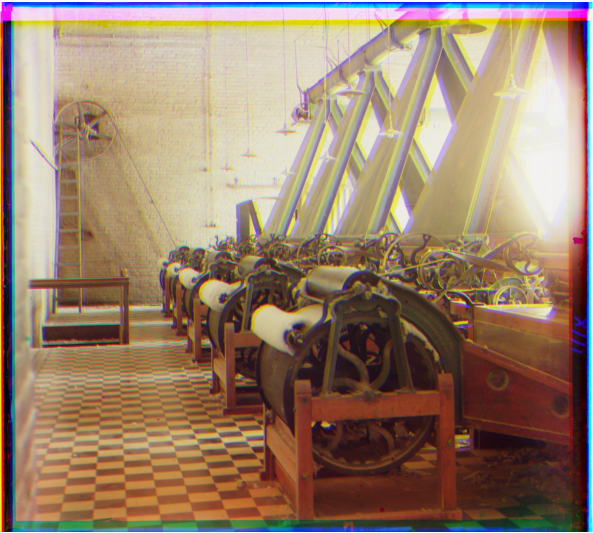
#> input picture project1/images/extra_factory.png, 593 x 533 px, given in place of extra_factory.tiff, which was not available
$ python main.py
#> lines starting #> are read from the running program, lines starting #| are printed output that depends on the picture; pictures that were not available may be replaced by others from this repository, and a replacement may not be noted
import numpy as np
from skimage import io, img_as_float, exposure
import matplotlib.pyplot as plt

# -------------------------------------------------
# Function: align one channel to a reference channel using SSD
def align(channel, ref, max_shift=15):
    """
    Align `channel` to `ref` by searching over [-max_shift, max_shift] pixels in x and y.
    Uses SSD (sum of squared differences).
    """
    best_displacement = (0, 0)
    min_error = np.inf
    crop = 15  # avoid borders
    h, w = ref.shape

    # [for gradient based alignment] compute edges instead of using raw intensities
    # ref_edges = sobel(ref)
    # chan_edges = sobel(channel)

    for dx in range(-max_shift, max_shift+1):
        for dy in range(-max_shift, max_shift+1):
            shifted = np.roll(np.roll(channel, dx, axis=0), dy, axis=1)

            # compute SSD error using intensities
            error = np.sum((ref[crop:h-crop, crop:w-crop] - shifted[crop:h-crop, crop:w-crop])**2)

            # [for gradient based alignment] compute SSD error using edges
            # error = np.sum((ref_edges[crop:h-crop, crop:w-crop] -shifted[crop:h-crop, crop:w-crop])**2)

            if error < min_error:
                min_error = error
                best_displacement = (dx, dy)

    # apply best displacement
    dx, dy = best_displacement
    aligned = np.roll(np.roll(channel, dx, axis=0), dy, axis=1)

    return aligned, best_displacement

# -------------------------------------------------
# Function: make image pyramid
def align_pyramid(channel, ref, max_shift=15, levels=3):
    if levels == 0 or min(channel.shape) < 50:
        return align(channel, ref, max_shift)

    # downsample (by factor of 2, take every 2 pixels)
    channel_small = channel[::2, ::2]
    ref_small = ref[::2, ::2]

    # recursive alignment
    _, offset_small = align_pyramid(channel_small, ref_small, max_shift, levels-1)

    # scale offset to current resolution
    dx, dy = offset_small
    dx *= 2
    dy *= 2

    # refine locally around predicted shift
    search_range = 3
    best_offset = (dx, dy)
    min_error = np.inf
    h, w = ref.shape
    crop = 15

    for delta_x in range(-search_range, search_range+1):
        for delta_y in range(-search_range, search_range+1):
            total_dx = dx + delta_x
            total_dy = dy + delta_y
            shifted = np.roll(np.roll(channel, total_dx, axis=0), total_dy, axis=1)
            error = np.sum((ref[crop:h-crop, crop:w-crop] - shifted[crop:h-crop, crop:w-crop])**2)

            if error < min_error:
                min_error = error
                best_offset = (total_dx, total_dy)

    final_aligned = np.roll(np.roll(channel, best_offset[0], axis=0),
                            best_offset[1], axis=1)

    return final_aligned, best_offset

# -------------------------------------------------
# Main
imname = 'raw_data/extra_factory.tiff'
im = img_as_float(io.imread(imname))

# split stacked channels (top to bottom: B, G, R)
height = im.shape[0] // 3
#> height = 177
b = im[:height, :]
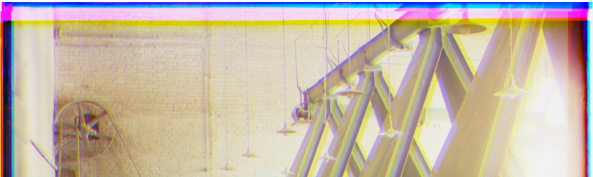
#> b: shape (177, 593, 4) float64; mean R, G, B, A 0.776, 0.724, 0.652, 1
g = im[height:2*height, :]
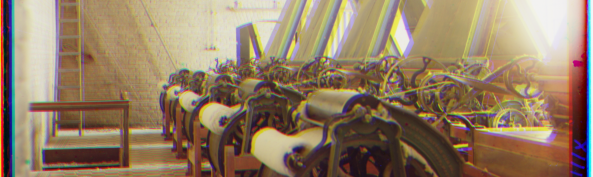
#> g: shape (177, 593, 4) float64; mean R, G, B, A 0.579, 0.493, 0.395, 1
r = im[2*height:3*height, :]
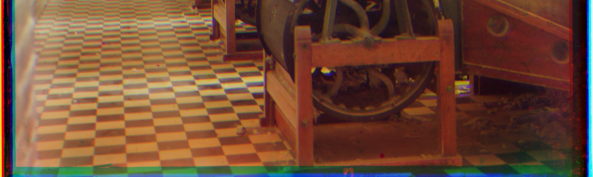
#> r: shape (177, 593, 4) float64; mean R, G, B, A 0.443, 0.295, 0.213, 1

# align channels to blue
if imname.lower().endswith(('.tif', '.tiff')):
    g_aligned, g_disp = align_pyramid(g, b, max_shift=30, levels=3)
#> (the run stopped early here; a loop or call above may not have finished)

$ run again, with project1/images/contrast_church.png copied over project1/images/extra_factory.png
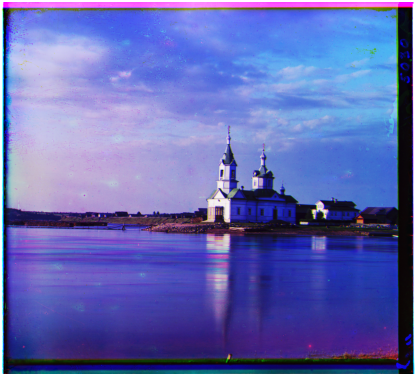
#> input picture project1/images/contrast_church.png, 416 x 376 px, given in place of extra_factory.tiff, which was not available
#> `g = im[height:2*height, :]`:
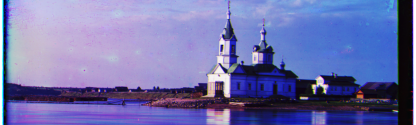
#> g: shape (125, 416, 4) float64; mean R, G, B, A 0.442, 0.446, 0.673, 1
#> `r = im[2*height:3*height, :]`:
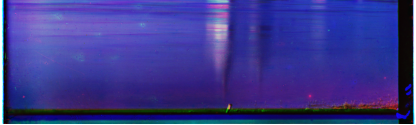
#> r: shape (125, 416, 4) float64; mean R, G, B, A 0.235, 0.222, 0.559, 1

$ run again, with project1/images/contrast_lugano.png copied over project1/images/extra_factory.png
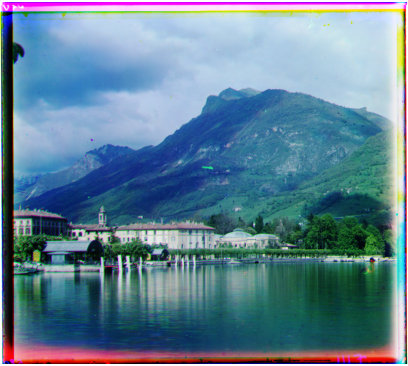
#> input picture project1/images/contrast_lugano.png, 408 x 366 px, given in place of extra_factory.tiff, which was not available
#> `g = im[height:2*height, :]`:
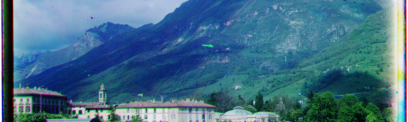
#> g: shape (122, 408, 4) float64; mean R, G, B, A 0.266, 0.436, 0.531, 1
#> `r = im[2*height:3*height, :]`:
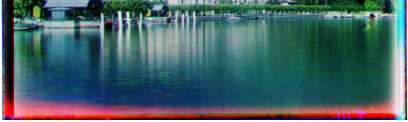
#> r: shape (122, 408, 4) float64; mean R, G, B, A 0.278, 0.386, 0.4, 1
